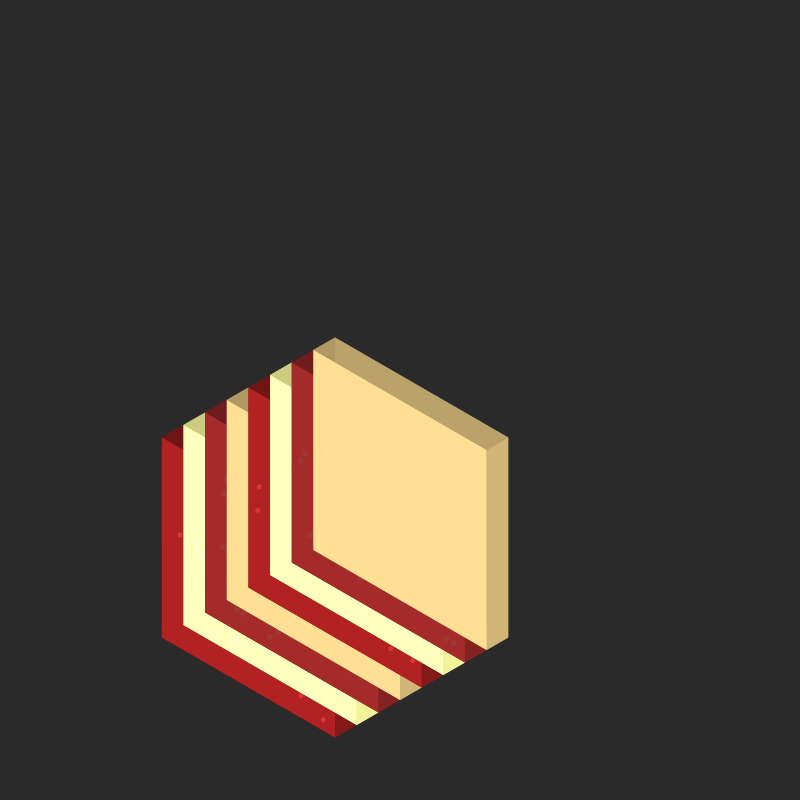
Frame 1 (no input)
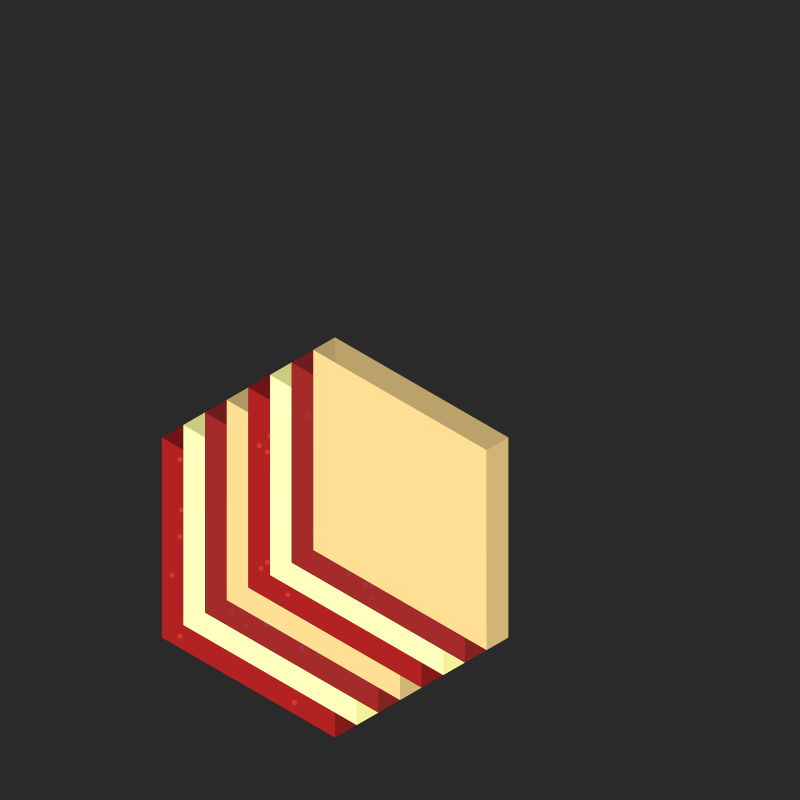
Frame 60 (no input)
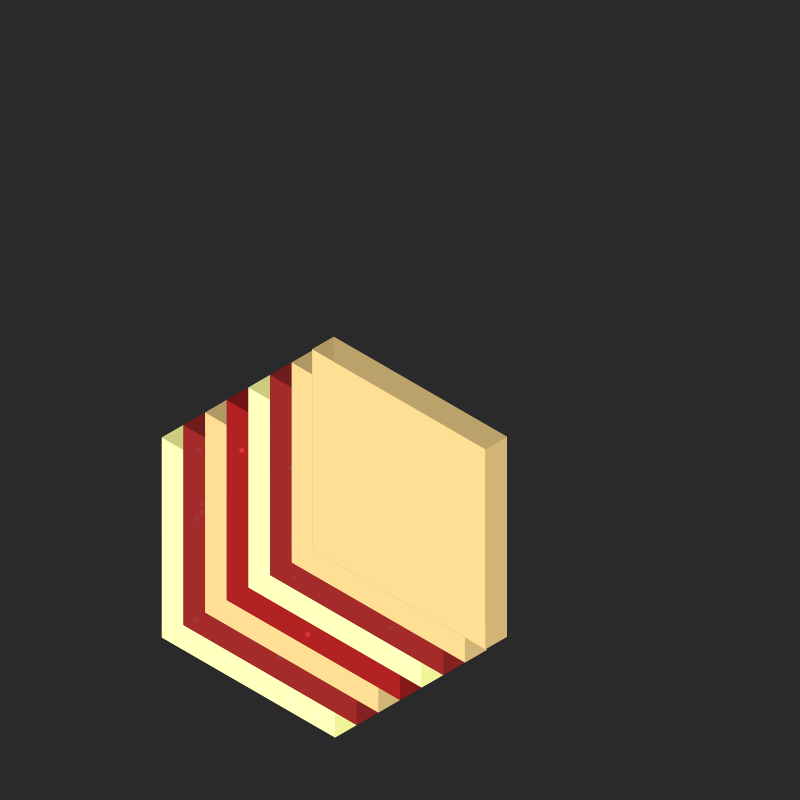
Frame 120 (the mouse pressed at the canvas centre since frame 60)

The p5.js sketch that drew these frames (run headless with seeded random() and noise() and a simulated clock; from frame 60 on, the mouse is pressed at the canvas centre):

// p5.js sketch
// ── sketch.js

let layers = [];
const LAYER_COUNT = 8;
const SQRT3 = Math.sqrt(3);

class LasagnaLayer {
    constructor(z, type, state = 'active') {
        this.z = z;
        this.type = type;
        this.width = 200;
        this.height = 200;
        this.depth = 25;
        this.state = state;
        this.xOffset = (state === 'entering') ? -800 : 0;
        this.targetXOffset = 0;
    }

    isoProject(x, y, z) {
        return {
            x: (SQRT3 * (x + this.xOffset) - SQRT3 * z) / 2,
            y: (x + this.xOffset + 2 * y + z) / 2
        };
    }

    drawShape(points) {
        beginShape();
        for (let p of points) {
            let iso = this.isoProject(p.x, p.y, p.z + this.z);
            vertex(iso.x, iso.y);
        }
        endShape(CLOSE);
    }

    draw() {
        noStroke();
        
        // Set colors based on layer type
        let mainColor, sideColor;
        switch(this.type) {
            case 'pasta':
                mainColor = color(255, 223, 148);
                sideColor = color(220, 190, 125);
                break;
            case 'meat':
                mainColor = color(165, 42, 42);
                sideColor = color(139, 35, 35);
                break;
            case 'cheese':
                mainColor = color(255, 255, 190);
                sideColor = color(255, 255, 160);
                break;
            case 'sauce':
                mainColor = color(178, 34, 34);
                sideColor = color(139, 26, 26);
                break;
        }

        // Complete box with all 6 faces
        // Bottom face
        fill(sideColor.levels[0] * 0.7, sideColor.levels[1] * 0.7, sideColor.levels[2] * 0.7);
        this.drawShape([
            {x: -this.width/2, y: 0, z: -this.depth},
            {x: this.width/2, y: 0, z: -this.depth},
            {x: this.width/2, y: this.height, z: -this.depth},
            {x: -this.width/2, y: this.height, z: -this.depth}
        ]);

        // Back face
        fill(sideColor.levels[0] * 0.85, sideColor.levels[1] * 0.85, sideColor.levels[2] * 0.85);
        this.drawShape([
            {x: -this.width/2, y: 0, z: 0},
            {x: this.width/2, y: 0, z: 0},
            {x: this.width/2, y: 0, z: -this.depth},
            {x: -this.width/2, y: 0, z: -this.depth}
        ]);

        // Front face
        fill(sideColor.levels[0] * 0.9, sideColor.levels[1] * 0.9, sideColor.levels[2] * 0.9);
        this.drawShape([
            {x: -this.width/2, y: this.height, z: 0},
            {x: this.width/2, y: this.height, z: 0},
            {x: this.width/2, y: this.height, z: -this.depth},
            {x: -this.width/2, y: this.height, z: -this.depth}
        ]);

        // Left face
        fill(sideColor.levels[0] * 0.8, sideColor.levels[1] * 0.8, sideColor.levels[2] * 0.8);
        this.drawShape([
            {x: -this.width/2, y: 0, z: 0},
            {x: -this.width/2, y: this.height, z: 0},
            {x: -this.width/2, y: this.height, z: -this.depth},
            {x: -this.width/2, y: 0, z: -this.depth}
        ]);

        // Right face
        fill(sideColor.levels[0] * 0.95, sideColor.levels[1] * 0.95, sideColor.levels[2] * 0.95);
        this.drawShape([
            {x: this.width/2, y: 0, z: 0},
            {x: this.width/2, y: this.height, z: 0},
            {x: this.width/2, y: this.height, z: -this.depth},
            {x: this.width/2, y: 0, z: -this.depth}
        ]);

        // Top face (draw last to be on top)
        fill(mainColor);
        this.drawShape([
            {x: -this.width/2, y: 0, z: 0},
            {x: this.width/2, y: 0, z: 0},
            {x: this.width/2, y: this.height, z: 0},
            {x: -this.width/2, y: this.height, z: 0}
        ]);

        // Add texture details
        if (this.type === 'cheese') {
            this.drawTextureDetails(mainColor, 20, 5);
        } else if (this.type === 'meat') {
            this.drawTextureDetails(sideColor, 30, 6);
        } else if (this.type === 'sauce') {
            this.drawTextureDetails(color(200, 34, 34), 25, 5);
        }
    }

    drawTextureDetails(baseColor, count, size) {
        fill(red(baseColor) + 20, green(baseColor) + 20, blue(baseColor) + 20);
        for (let i = 0; i < count; i++) {
            let x = random(-this.width/2 + 10, this.width/2 - 10);
            let y = random(10, this.height - 10);
            let iso = this.isoProject(x, y, this.z);
            circle(iso.x, iso.y, size);
        }
    }

    update() {
        if (this.state === 'entering') {
            this.xOffset += (this.targetXOffset - this.xOffset) * 0.1;
            if (abs(this.xOffset - this.targetXOffset) < 1) {
                this.state = 'active';
                this.xOffset = this.targetXOffset;
            }
        } else if (this.state === 'exiting') {
            this.xOffset += (800 - this.xOffset) * 0.1;
        }
    }
}

function setup() {
    createCanvas(800, 800);
    
    // Create initial lasagna layers
    let z = 0;
    let layerTypes = ['pasta', 'meat', 'cheese', 'sauce'];
    for (let i = 0; i < LAYER_COUNT; i++) {
        layers.push(new LasagnaLayer(z, layerTypes[i % 4]));
        z += 25;
    }
}

function draw() {
    background(42);
    translate(width/2, height/2);
    
    // Update and manage layers
    for (let i = layers.length - 1; i >= 0; i--) {
        layers[i].update();
        
        // Remove fully exited layers
        if (layers[i].state === 'exiting' && abs(layers[i].xOffset - 800) < 1) {
            layers.splice(i, 1);
            continue;
        }
        
        layers[i].draw();
    }
    
    // Add new layer when needed
    if (frameCount % 60 === 0) {
        if (layers.length >= LAYER_COUNT) {
            // Start exit animation for top layer
            layers[layers.length - 1].state = 'exiting';
        }
        
        // Create new layer at bottom
        let newType = ['pasta', 'meat', 'cheese', 'sauce'][layers.length % 4];
        let newLayer = new LasagnaLayer(0, newType, 'entering');
        layers.unshift(newLayer);
        
        // Adjust z positions for existing layers
        for (let i = 1; i < layers.length; i++) {
            layers[i].z += 25;
        }
    }
}
